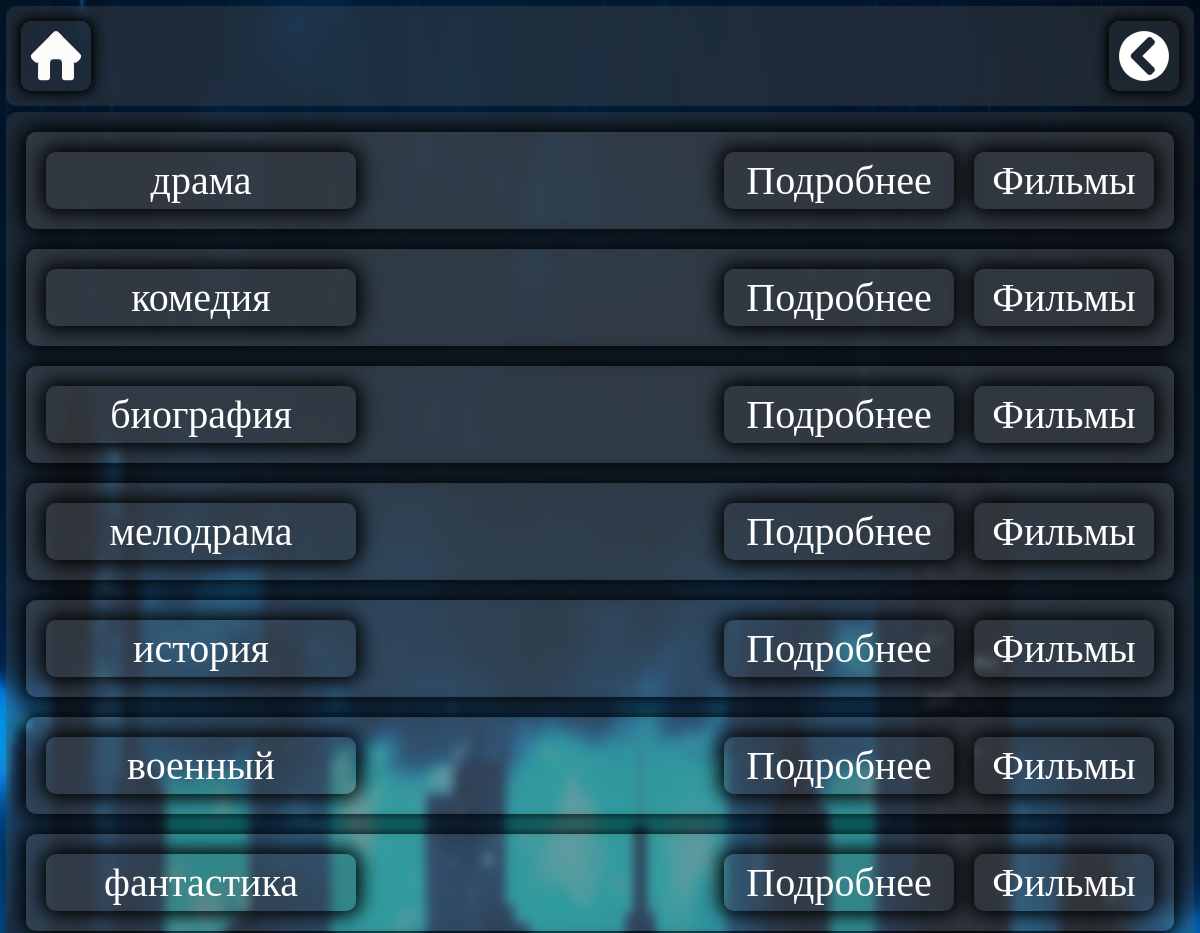
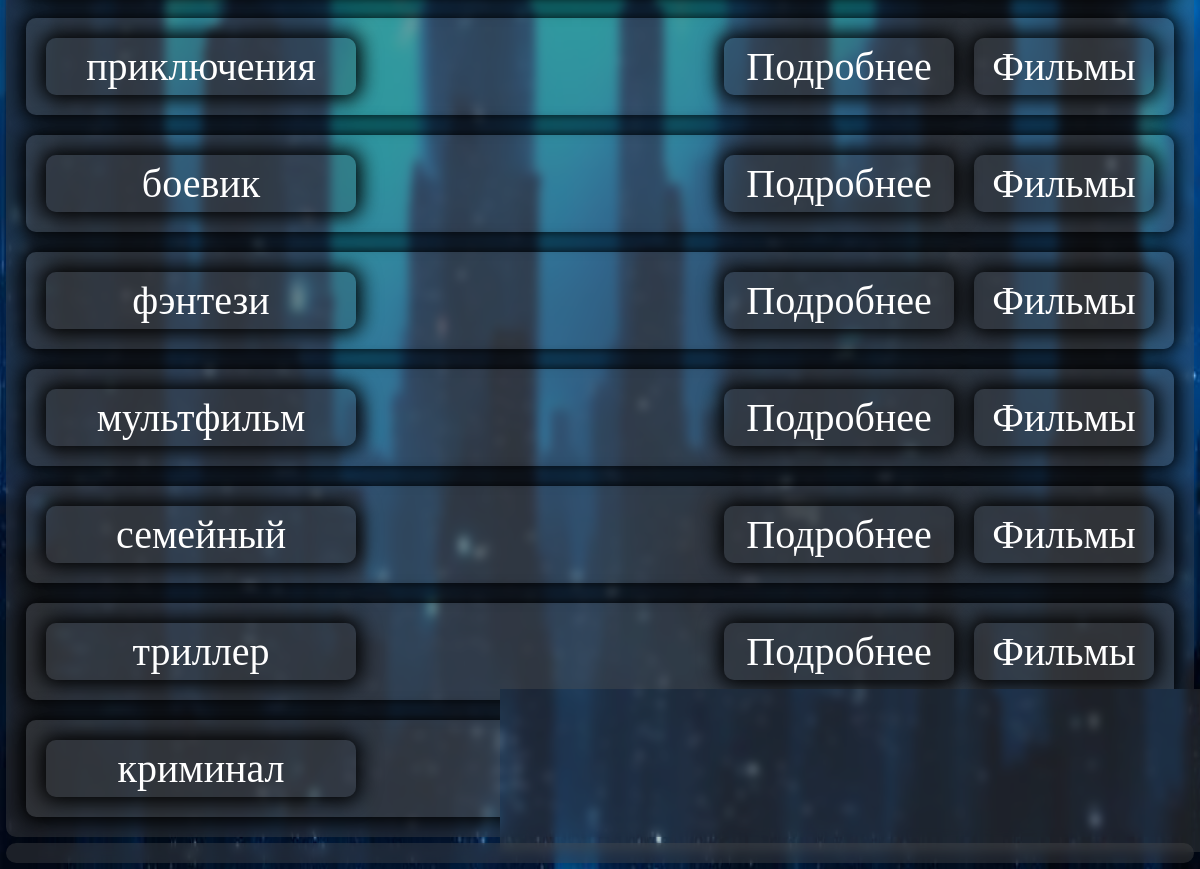
Page /genrelist/ on the committed database (2 pictures, top to bottom).
### app/models.py (models this page shows, shortened)
class Genre(models.Model):
    name = models.CharField(max_length=255, unique=True)
    description = models.TextField(blank=True, null=True)

### app/views.py (the view)
# urls.py: path('genrelist/',genreList,name='genrelist'),
def genreList(request):
	genres=Genre.objects.all()
	return(render(request,'app/genre/list.html',{'genres':genres}))

### app/templates/app/genre/list.html (shortened to what this page needs)
{% extends 'core/base.html' %}
{% load static %}
{% block content %}
<link rel="stylesheet" href="{% static 'core/css/genres.css' %}">
<div class="main_genres">
	{% for genre in genres %}
	<div class="genreDiv">
		<p class="main_genre">{{genre.name}}</p>
		<a href="{% url 'genredetail' genre_id=genre.id %}" class="main_genre_link_desc">Подробнее</a>
		<a href="{% url 'genredetail' genre_id=genre.id %}" class="main_genre_link_films">Фильмы</a>
	</div>
	{% endfor %}
</div>
{% endblock %}

### core/static/core/css/main.css (style rules this page uses)
html,body { width: 100%; height: 100%; margin: 0; background-color: #000; }

### core/static/core/css/genres.css (style rules this page uses)
.main_genres { width: 100%; display: flex; flex-wrap: wrap; justify-content: space-between; }
.genreDiv { width: 100%; display: block; margin: 10px; padding: 10px; background-color: #5555; box-shadow: 0 0 20px 5px; border-radius: 10px; position: relative; }
.main_genre,.main_genre_link_films,.main_genre_link_desc { color: #fff; box-shadow: 0 0 20px 5px #000; font-size: 40px; max-width: 300px; text-align: center; border-radius: 10px; background-color: #3333; padding: 5px; text-decoration: none; transition: all 0.3s; margin: 10px; width: 350px; }
.main_genre_link_films { position: absolute; top: 10px; right: 10px; width: 170px; }
.main_genre_link_desc { position: absolute; top: 10px; right: 210px; width: 220px; }

### rows in the picture
Genre: name "драма"
Genre: name "комедия"
Genre: name "биография"
Genre: name "мелодрама"
Genre: name "история"
Genre: name "военный"
Genre: name "фантастика"
Genre: name "приключения"
Genre: name "боевик"
Genre: name "фэнтези"
Genre: name "мультфильм"
Genre: name "семейный"
Genre: name "триллер"
Genre: name "криминал"
